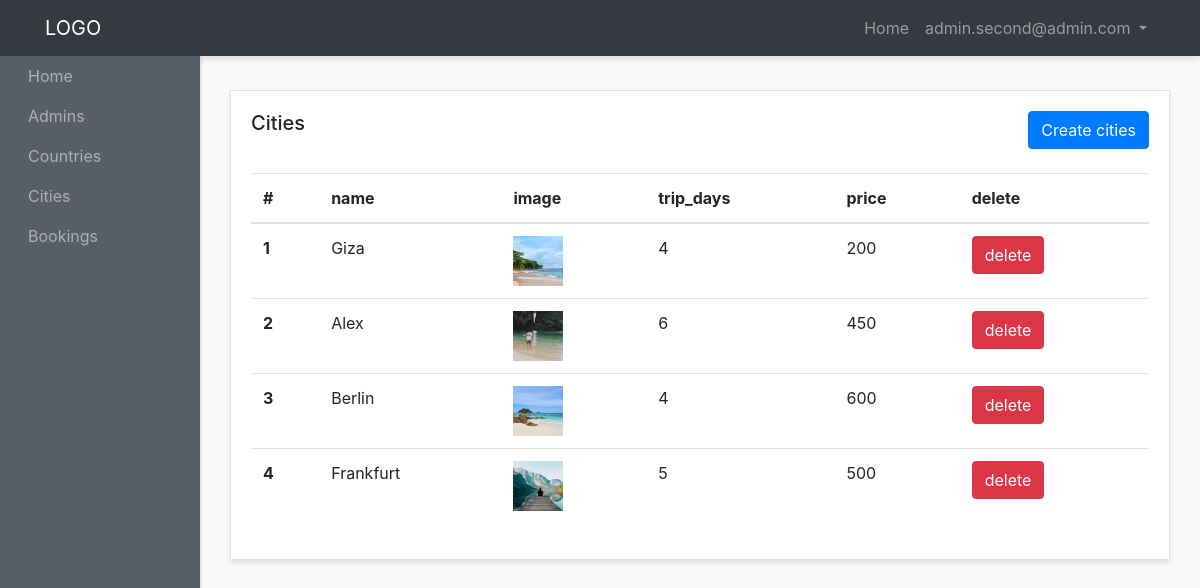
/admin-panel/cities-admins/show-cities.php (signed in), run on the app's committed database.
### tables this page shows
CREATE TABLE `cities` (
  `id` int(3) NOT NULL,
  `name` varchar(200) NOT NULL,
  `image` varchar(200) NOT NULL,
  `trip_days` int(4) NOT NULL,
  `price` varchar(4) NOT NULL,
  `country_id` int(4) NOT NULL,
  `created_at` timestamp NOT NULL DEFAULT current_timestamp()
);

### admin-panel/cities-admins/show-cities.php (the view, shortened to what this page needs)
<?php require "../layouts/header.php";?>
<?php require "../../config/config.php";?>
<?php
  $cities = $conn->query("SELECT * FROM cities");
  $cities->execute();
  $allCities = $cities->fetchAll(PDO::FETCH_OBJ);
?>
      <div class="row">
        <div class="col">
          <div class="card">
            <div class="card-body">
              <h5 class="card-title mb-4 d-inline">Cities</h5>
              <a  href="<?php echo ADMINURL; ?>/cities-admins/create-cities.php" class="btn btn-primary mb-4 text-center float-right">Create cities</a>
              <table class="table">
                <thead>
                  <tr>
                    <th scope="col">#</th>
                    <th scope="col">name</th>
                    <th scope="col">image</th>
                    <th scope="col">trip_days</th>
                    <th scope="col">price</th>
                    <th scope="col">delete</th>
                  </tr>
                </thead>
                <tbody>
                  <?php foreach($allCities as $city) :?>
                    <tr>
                      <th scope="row"><?php echo $city->id;?></th>
                      <td><?php echo $city->name;?></td>
                      <td><image  style="width: 50px; height: 50px" src="images_cities/<?php echo $city->image;?>"></td>
                      <td><?php echo $city->trip_days;?></td>
                      <td><?php echo $city->price;?></td>
                      <td><a href="delete-cities.php?id=<?php echo $city->id; ?>" class="btn btn-danger  text-center ">delete</a></td>
                    </tr>
                  <?php endforeach; ?>
                </tbody>
              </table>
            </div>
          </div>
        </div>
      </div>
<?php require "../layouts/footer.php";?>

### admin-panel/styles/style.css (style rules this page uses)
body { background:#f9f9f9; }
.card { margin-bottom: 15px; border-radius:0; box-shadow: 0 3px 5px rgba(0,0,0,.1); }

### data on the page
cities: id "1", name "Giza", image (picture), trip_days "4", price "200"
cities: id "2", name "Alex", image (picture), trip_days "6", price "450"
cities: id "3", name "Berlin", image (picture), trip_days "4", price "600"
cities: id "4", name "Frankfurt", image (picture), trip_days "5", price "500"

### other printed values
$_SESSION['adminname'] "admin.second@admin.com"
